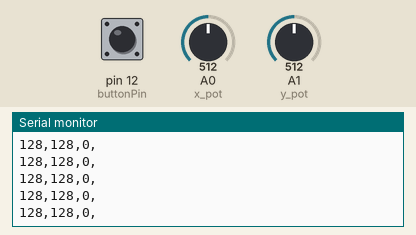
Bench run of a sketch on a simulated Arduino Uno, built with avr-gcc and run on an emulated ATmega328P. On the bench: the last lines printed to the serial monitor. The test bench sets the inputs (shaded band); at power-on: A0 (x_pot) = 512, pin 12 (buttonPin) HIGH, A1 (y_pot) = 512.

Above: at 4.2 s.
4.3 s: A0 (x_pot) set to 392
At 5.2 s:
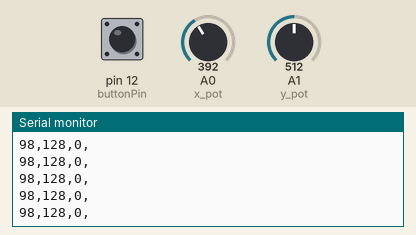
7.3 s: A0 (x_pot) set to 415
At 8.4 s:
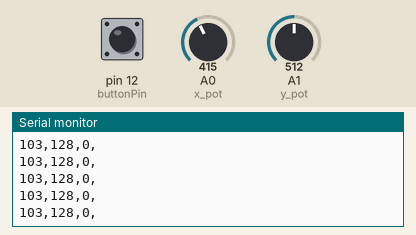
Timing chart, 0 to 10.3 s (numbered marks = the images above; inputs shaded):
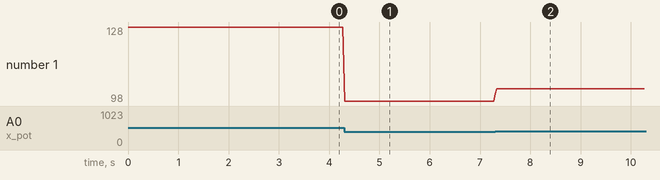

The sketch:

EtchnSketchController.ino
```cpp
/*
Etch and Sketch with potentiometers
Background options for screen display to change up experience
 */

const int x_pot = A0;
const int y_pot = A1;

int x_val;
int y_val;
int previous_x, previous_y;

const int buttonPin = 12;
int buttonState;
int previousState;
int buttonCounter = 1;
int numPics = 3; //max number of pic

void setup(){

  Serial.begin(9600);

  pinMode(buttonPin, INPUT_PULLUP);

}

void loop(){

  ////READ IN X POT
  x_val = 0;//initalize value variable
  for(int i = 0; i < 10; i++)
  {
    x_val += analogRead(x_pot);
  }
  x_val = x_val / 10;
  Serial.print(x_val / 4); // the sensor val
  Serial.print(',');

  //READ IN Y POT
  y_val = 0;//reinitalize val variable
  for(int i = 0; i < 10; i++)
  {
    y_val += analogRead(y_pot);
  }
  y_val = y_val / 10;
  Serial.print(y_val / 4);
  Serial.print(',');

//READ IN BUTTON 1

  buttonState = digitalRead(buttonPin);//read button pin (0 if pressed, 1 if not pressed)(remember we are using pullup resistor)

  if(buttonState == 0 && previousState == 1)//if we are now 'ON' and were just 'OFF'
  {
    buttonCounter++; //increment button counter
    if(buttonCounter > numPics)// check to see if we have not incremented past the max number of pics
    {
     buttonCounter = 1; //reset to button counter if we have maxed out number of pics
    }
    Serial.print(buttonCounter); //print the button counter to the serial string
    previousState = 0; //make previous buttonstate = to current button state
  }
  else Serial.print(0);//if we haven't pressed the button, send a 0 to the serial string

  Serial.print(',');//add a comma

  if(buttonState == 1 && previousState == 0)//reset button state when we release the button
  {
    previousState = 1;
  }

  Serial.print('\n');//denote the end of the serial string

  delay(30);


}
```

Measured:
- after the input at 4.3 s, the serial monitor: prints a new line at once (image 1)
- after the input at 7.3 s, the serial monitor: prints a new line at once (image 2)
- plotted number 1: 128 → 98 after the input at 4.3 s, 98 → 103 after the input at 7.3 s
